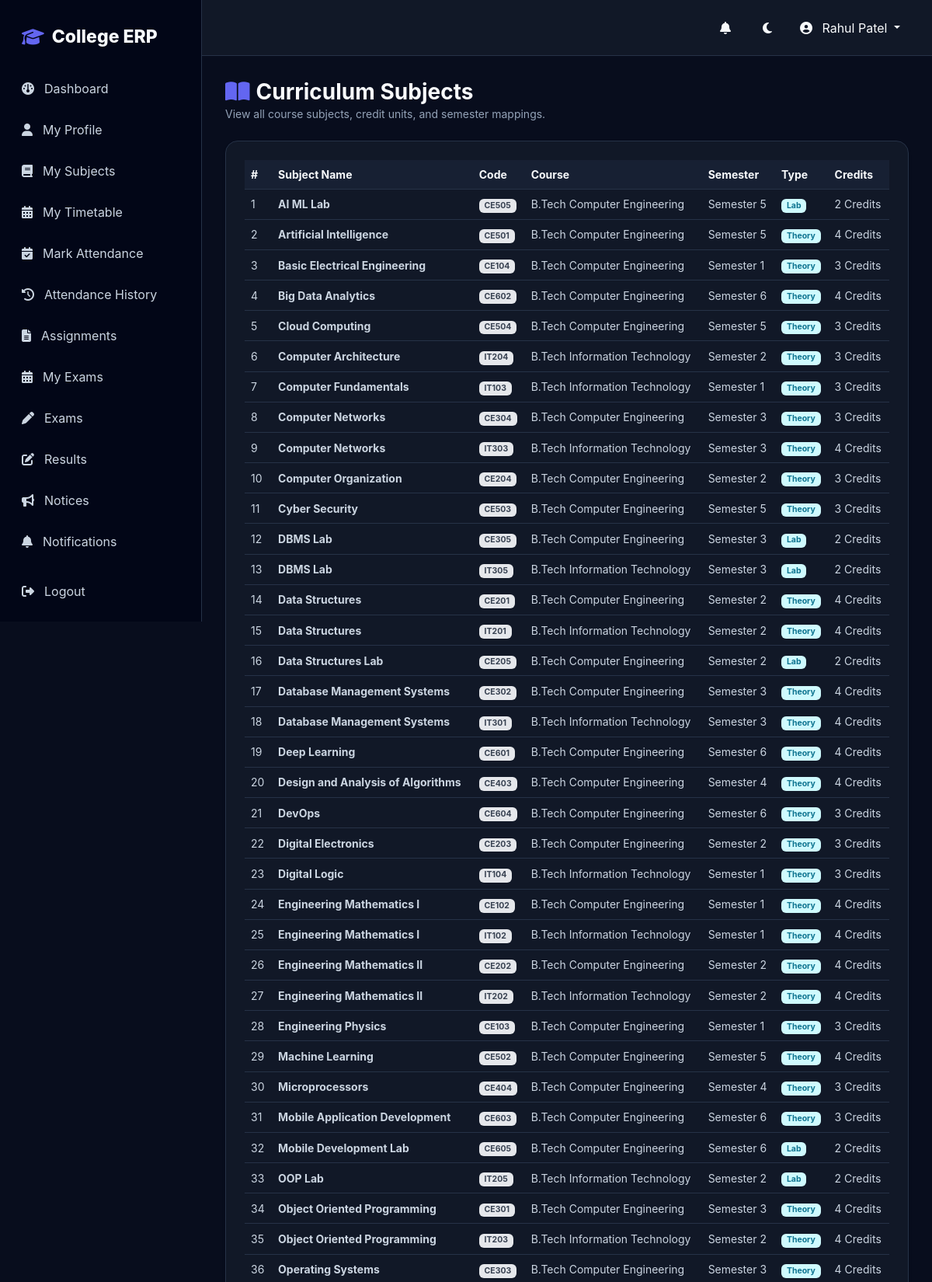
The app's page /academics/subjects/ (signed in, upper part) with its own data.
### academics/models.py (models this page shows, shortened)
class Subject(models.Model):
    SUBJECT_TYPES = [
        ("THEORY", "Theory"),
        ("PRACTICAL", "Practical"),
        ("LAB", "Lab"),
    ]
    course = models.ForeignKey(
        Course,
        on_delete=models.CASCADE,
        related_name="subjects"
    )
    semester = models.ForeignKey(
        Semester,
        on_delete=models.CASCADE,
        related_name="subjects"
    )
    name = models.CharField(max_length=150)
    code = models.CharField(max_length=30, unique=True)
    credits = models.PositiveIntegerField(default=3)
    subject_type = models.CharField(
        max_length=20,
        choices=SUBJECT_TYPES,
        default="THEORY"
    )
    is_active = models.BooleanField(default=True)
    class Meta:
        ordering = ["name"]

class Course(models.Model):
    department = models.ForeignKey(
        Department,
        on_delete=models.CASCADE,
        related_name="courses"
    )
    name = models.CharField(max_length=150)
    code = models.CharField(max_length=30, unique=True)
    duration_years = models.PositiveIntegerField(default=4)
    description = models.TextField(blank=True)
    is_active = models.BooleanField(default=True)
    class Meta:
        ordering = ["name"]

class Semester(models.Model):
    name = models.CharField(max_length=50)
    number = models.PositiveIntegerField()
    is_active = models.BooleanField(default=False)
    class Meta:
        ordering = ["number"]

### academics/views.py (the view)
# urls.py: path("subjects/", subject_list, name="subject_list"),
@login_required
def subject_list(request):
    subjects = Subject.objects.select_related("course", "semester").all()
    return render(request, "academics/subject_list.html", {"subjects": subjects})

### notifications/context_processors.py (called while the page is built)
def unread_notifications(request):
    if request.user.is_authenticated:
        count = Notification.objects.filter(recipient=request.user, is_read=False).count()
        return {"unread_notifications_count": count}
    return {"unread_notifications_count": 0}

### templates/academics/subject_list.html (shortened to what this page needs)
{% extends "base.html" %}
{% block content %}
<div class="container-fluid p-0">
    <div class="d-flex justify-content-between align-items-center mb-4">
        <div>
            <h1 class="h3 fw-bold m-0"><i class="fa-solid fa-book-open text-primary me-2"></i>Curriculum Subjects</h1>
            <p class="text-muted small m-0">View all course subjects, credit units, and semester mappings.</p>
        </div>
    </div>
    <div class="card border-0 shadow-sm rounded-4 p-4" style="background: var(--card);">
        <div class="table-responsive">
            <table class="table table-hover align-middle m-0 small">
                <thead>
                    <tr>
                        <th>#</th>
                        <th>Subject Name</th>
                        <th>Code</th>
                        <th>Course</th>
                        <th>Semester</th>
                        <th>Type</th>
                        <th>Credits</th>
                    </tr>
                </thead>
                <tbody>
                    {% for sub in subjects %}
                    <tr>
                        <td>{{ forloop.counter }}</td>
                        <td><strong>{{ sub.name }}</strong></td>
                        <td><span class="badge bg-secondary-subtle text-secondary">{{ sub.code }}</span></td>
                        <td>{{ sub.course.name }}</td>
                        <td>{{ sub.semester.name }}</td>
                        <td><span class="badge bg-info-subtle text-info">{{ sub.get_subject_type_display }}</span></td>
                        <td>{{ sub.credits }} Credits</td>
                    </tr>
                    {% empty %}
                    <tr>
                        <td colspan="7" class="text-center py-4 text-muted">No subjects found.</td>
                    </tr>
                    {% endfor %}
                </tbody>
            </table>
        </div>
    </div>
</div>
{% endblock %}

### templates/base.html (shortened to what this page needs)
{% load static %}
<!DOCTYPE html>
<html lang="en">
<head>
    <link
        href="https://cdn.jsdelivr.net/npm/bootstrap@5.3.3/dist/css/bootstrap.min.css"
        rel="stylesheet"
    >
    <link
        href="https://cdnjs.cloudflare.com/ajax/libs/font-awesome/6.7.2/css/all.min.css"
        rel="stylesheet"
    >
    <link
        href="https://unpkg.com/aos@2.3.4/dist/aos.css"
        rel="stylesheet"
    >
</head>
<body>
    {% if user.is_authenticated %}
        {% include "components/sidebar.html" %}
        <main class="main">
            <nav class="navbar-custom">
                <div class="d-flex align-items-center gap-2">
                    <a
                        href="{% url 'notification_list' %}"
                        class="theme-btn position-relative me-1"
                        title="Notifications"
                        style="text-decoration: none; display: inline-flex; align-items: center; justify-content: center;"
                    >
                        <i class="fa-solid fa-bell"></i>
                    </a>
                    <button
                        class="theme-btn"
                        id="themeToggle"
                        title="Toggle theme"
                    >
                        <i class="fa-solid fa-moon"></i>
                    </button>
                    <div class="dropdown">
                        <button
                            class="btn dropdown-toggle"
                            data-bs-toggle="dropdown"
                            style="color: var(--text);"
                        >
                            <i class="fa-solid fa-circle-user me-2"></i>
                            {{ user.get_full_name|default:user.username }}
                        </button>
                    </div>
                </div>
            </nav>
            <section class="content">
                {% block content %}{% endblock %}
            </section>
        </main>
    {% else %}
        {% block auth_content %}{% endblock %}
    {% endif %}
</body>
</html>

### templates/base.html (style rules this page uses)
*, *::before, *::after { transition: background-color .25s ease, color .25s ease, border-color .25s ease; }
:root, [data-theme="dark"] { --bg: #080d1d; --surface: #111827; --surface-2: #172033; --surface-3: #1e293b; --border: #263247; --text: #f8fafc; --text-primary: #f8fafc; --text-secondary: #cbd5e1; --muted: #94a3b8; --primary: #6366f1; --primary-hover: #4f46e5; --primary-dark: #3730a3; --success: #22c55e; --danger: #ef4444; --warning: #f59e0b; --table-header: #172033; --table-cell: #111827; --table-hover: #1e293b; --card: #111827; --card-hover: #172033; --sidebar: #020617; }
body { margin: 0; background: var(--bg) !important; color: var(--text) !important; font-family: Inter, system-ui, -apple-system, BlinkMacSystemFont, "Segoe UI", sans-serif; }
h1, h2, h3, h4, h5, h6, .h1, .h2, .h3, .h4, .h5, .h6, .page-title, .student-name, .stat-value, .percentage { color: var(--text-primary) !important; }
body, p, label, li, dt, dd { color: var(--text-secondary); }
.text-muted, small.text-muted, span.text-muted, p.text-muted, div.text-muted, .subtitle, .stat-label, .stat-small, .text-muted.small, .extra-small { color: var(--muted) !important; }
.text-secondary { color: var(--text-secondary) !important; }
.text-primary { color: var(--primary) !important; }
table, .table { color: var(--text-secondary) !important; --bs-table-color: var(--text-secondary) !important; --bs-table-bg: transparent !important; --bs-table-border-color: var(--border) !important; }
th, .table th, thead th { color: var(--text-primary) !important; background: var(--table-header) !important; border-color: var(--border) !important; }
td, .table td { color: var(--text-secondary) !important; background: var(--table-cell); border-color: var(--border) !important; }
.event-lab, .badge.bg-info-subtle { background: #cffafe !important; color: #0e7490 !important; font-weight: 700; }
.event-tutorial, .badge.bg-secondary-subtle { background: #e5e7eb !important; color: #374151 !important; font-weight: 700; }
.dashboard-card, .stat-card, .card, .card-box, .filter-card, .student-card, .date-box, .student-profile-card, .empty-card, .empty-state { background: var(--surface) !important; border: 1px solid var(--border) !important; color: var(--text-secondary) !important; }
.navbar-custom { background: var(--surface) !important; border-bottom: 1px solid var(--border) !important; }
.theme-btn { border: 0; background: transparent; color: var(--text-primary); width: 42px; height: 42px; border-radius: 50%; display: flex; align-items: center; justify-content: center; cursor: pointer; }
a { color: var(--primary); text-decoration: none; }
.sidebar a, .btn, .dropdown-item, .nav-link, .navbar a { text-decoration: none; }
body { margin: 0; background: var(--bg); color: var(--text); font-family: Inter, system-ui, -apple-system, BlinkMacSystemFont, "Segoe UI", sans-serif; transition: background .3s ease, color .3s ease; }
.main { margin-left: 260px; min-height: 100vh; }
.navbar-custom { height: 72px; background: var(--card); border-bottom: 1px solid var(--border); display: flex; align-items: center; justify-content: space-between; padding: 0 28px; position: sticky; top: 0; z-index: 1000; }
.content { padding: 30px; }
.theme-btn { border: 0; background: transparent; color: var(--text); width: 42px; height: 42px; border-radius: 50%; }

### records on screen
Subject: name "AI ML Lab", code "CE505", course.name "B.Tech Computer Engineering", semester.name "Semester 5", subject_type "Lab", credits "2"
Subject: name "Artificial Intelligence", code "CE501", course.name "B.Tech Computer Engineering", semester.name "Semester 5", subject_type "Theory", credits "4"
Subject: name "Basic Electrical Engineering", code "CE104", course.name "B.Tech Computer Engineering", semester.name "Semester 1", subject_type "Theory", credits "3"
Subject: name "Big Data Analytics", code "CE602", course.name "B.Tech Computer Engineering", semester.name "Semester 6", subject_type "Theory", credits "4"
Subject: name "Cloud Computing", code "CE504", course.name "B.Tech Computer Engineering", semester.name "Semester 5", subject_type "Theory", credits "3"
Subject: name "Computer Architecture", code "IT204", course.name "B.Tech Information Technology", semester.name "Semester 2", subject_type "Theory", credits "3"
Subject: name "Computer Fundamentals", code "IT103", course.name "B.Tech Information Technology", semester.name "Semester 1", subject_type "Theory", credits "3"
Subject: name "Computer Networks", code "CE304", course.name "B.Tech Computer Engineering", semester.name "Semester 3", subject_type "Theory", credits "3"
Subject: name "Computer Networks", code "IT303", course.name "B.Tech Information Technology", semester.name "Semester 3", subject_type "Theory", credits "4"
Subject: name "Computer Organization", code "CE204", course.name "B.Tech Computer Engineering", semester.name "Semester 2", subject_type "Theory", credits "3"
Subject: name "Cyber Security", code "CE503", course.name "B.Tech Computer Engineering", semester.name "Semester 5", subject_type "Theory", credits "3"
Subject: name "DBMS Lab", code "CE305", course.name "B.Tech Computer Engineering", semester.name "Semester 3", subject_type "Lab", credits "2"
Subject: name "DBMS Lab", code "IT305", course.name "B.Tech Information Technology", semester.name "Semester 3", subject_type "Lab", credits "2"
Subject: name "Data Structures", code "CE201", course.name "B.Tech Computer Engineering", semester.name "Semester 2", subject_type "Theory", credits "4"
Subject: name "Data Structures", code "IT201", course.name "B.Tech Information Technology", semester.name "Semester 2", subject_type "Theory", credits "4"
Subject: name "Data Structures Lab", code "CE205", course.name "B.Tech Computer Engineering", semester.name "Semester 2", subject_type "Lab", credits "2"
Subject: name "Database Management Systems", code "CE302", course.name "B.Tech Computer Engineering", semester.name "Semester 3", subject_type "Theory", credits "4"
Subject: name "Database Management Systems", code "IT301", course.name "B.Tech Information Technology", semester.name "Semester 3", subject_type "Theory", credits "4"
Subject: name "Deep Learning", code "CE601", course.name "B.Tech Computer Engineering", semester.name "Semester 6", subject_type "Theory", credits "4"
Subject: name "Design and Analysis of Algorithms", code "CE403", course.name "B.Tech Computer Engineering", semester.name "Semester 4", subject_type "Theory", credits "4"
Subject: name "DevOps", code "CE604", course.name "B.Tech Computer Engineering", semester.name "Semester 6", subject_type "Theory", credits "3"
Subject: name "Digital Electronics", code "CE203", course.name "B.Tech Computer Engineering", semester.name "Semester 2", subject_type "Theory", credits "3"
Subject: name "Digital Logic", code "IT104", course.name "B.Tech Information Technology", semester.name "Semester 1", subject_type "Theory", credits "3"
Subject: name "Engineering Mathematics I", code "CE102", course.name "B.Tech Computer Engineering", semester.name "Semester 1", subject_type "Theory", credits "4"
Subject: name "Engineering Mathematics I", code "IT102", course.name "B.Tech Information Technology", semester.name "Semester 1", subject_type "Theory", credits "4"
Subject: name "Engineering Mathematics II", code "CE202", course.name "B.Tech Computer Engineering", semester.name "Semester 2", subject_type "Theory", credits "4"
Subject: name "Engineering Mathematics II", code "IT202", course.name "B.Tech Information Technology", semester.name "Semester 2", subject_type "Theory", credits "4"
Subject: name "Engineering Physics", code "CE103", course.name "B.Tech Computer Engineering", semester.name "Semester 1", subject_type "Theory", credits "3"
Subject: name "Machine Learning", code "CE502", course.name "B.Tech Computer Engineering", semester.name "Semester 5", subject_type "Theory", credits "4"
Subject: name "Microprocessors", code "CE404", course.name "B.Tech Computer Engineering", semester.name "Semester 4", subject_type "Theory", credits "3"
Subject: name "Mobile Application Development", code "CE603", course.name "B.Tech Computer Engineering", semester.name "Semester 6", subject_type "Theory", credits "3"
Subject: name "Mobile Development Lab", code "CE605", course.name "B.Tech Computer Engineering", semester.name "Semester 6", subject_type "Lab", credits "2"
Subject: name "OOP Lab", code "IT205", course.name "B.Tech Information Technology", semester.name "Semester 2", subject_type "Lab", credits "2"
Subject: name "Object Oriented Programming", code "CE301", course.name "B.Tech Computer Engineering", semester.name "Semester 3", subject_type "Theory", credits "4"
Subject: name "Object Oriented Programming", code "IT203", course.name "B.Tech Information Technology", semester.name "Semester 2", subject_type "Theory", credits "4"
Subject: name "Operating Systems", code "CE303", course.name "B.Tech Computer Engineering", semester.name "Semester 3", subject_type "Theory", credits "4"

### other values on screen
{{ user.get_full_name|default:user.username }} "Rahul Patel"
